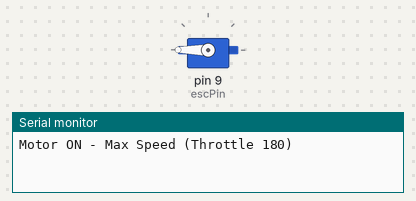
Bench run of a sketch on a simulated Arduino Uno, built with avr-gcc and run on an emulated ATmega328P. Parts: servo, the last lines printed to the serial monitor.

Above: at 5.05 s.
At 34.9 s:
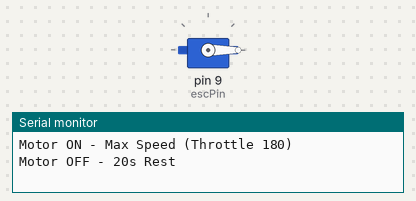
Timing chart, 0 to 44.0 s (numbered marks = the images above):
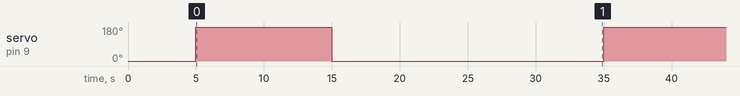

The sketch:

motor_180_throttle.ino
```cpp
#include <Servo.h>

// 핀 및 변수 설정
Servo esc;
int escPin = 9;           // ESC 신호 핀 (D9)
int throttle = 0;         // ESC 스로틀 값 (0~180)

void setup() {
  // ESC 초기화
  esc.attach(escPin, 1000, 2000);  // PWM 범위 설정 (1000~2000μs)
  esc.write(0);                    // 초기 정지 (스로틀 0)
  delay(5000);                     // 전원 연결 후 5초 대기 (ESC 초기화)
  Serial.begin(9600);              // 디버깅용 시리얼 시작
}

void loop() {
  // 10초 작동 (최대 속도, 스로틀 180)
  throttle = 180;                  // 최대 속도 (100% 반영, 10ms 이내)
  esc.write(throttle);             // ESC에 스로틀 값 전달
  Serial.println("Motor ON - Max Speed (Throttle 180)");
  delay(10000);                    // 10초 작동

  // 20초 휴식
  throttle = 0;                    // 정지 (스로틀 0)
  esc.write(throttle);             // ESC에 정지 신호 전달
  Serial.println("Motor OFF - 20s Rest");
  delay(20000);                    // 20초 휴식
}
```

Measured:
- by itself, servo on pin 9 (escPin): alternates 180° for 10.0 s and 0° for 20.0 s
